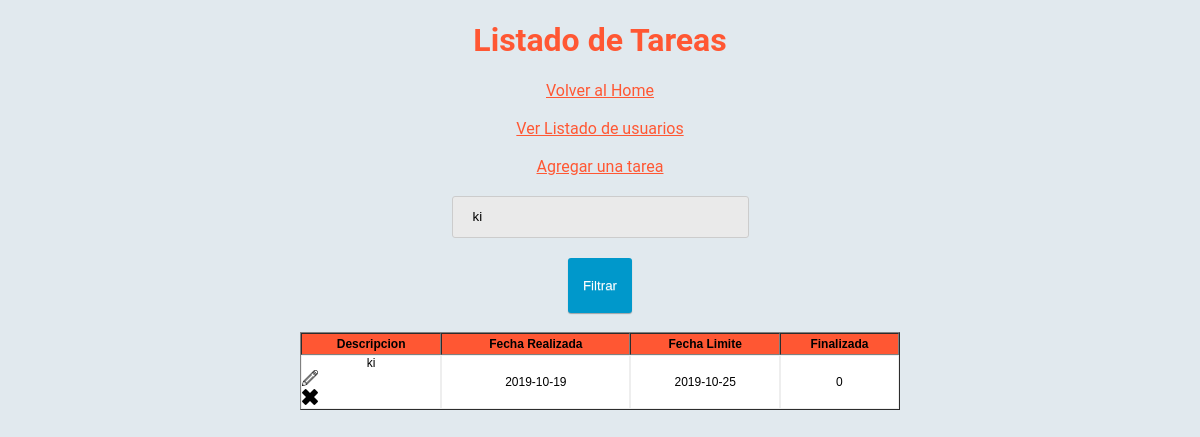
Page /mostrarTareasToDo.php?filtro=ki (signed in) on the committed database.
### tables this page shows
CREATE TABLE `lista_tareas` (
  `id` int(11) NOT NULL,
  `descripcion` varchar(50) NOT NULL,
  `fechaRealizada` date NOT NULL,
  `fechaLimite` date NOT NULL,
  `finalizada` tinyint(1) NOT NULL
);

### mostrarTareasToDo.php (the view, shortened to what this page needs)
<?php
$conexion = mysqli_connect("localhost","root","","todo") or die("no se establecio conexion");
$filtro= "";
if(isset($_GET["filtro"])){
	$filtro = $_GET["filtro"];
}
$sql ="select * from lista_tareas where descripcion like '%$filtro%' or fechaRealizada like '%$filtro%'
or fechaLimite like '%$filtro%' or finalizada like '%$filtro%' ";
$resultado = mysqli_query($conexion,$sql);
?>
<!DOCTYPE html>
<html lang="es">
<head>
	<link rel="stylesheet" type="text/css" href="assets/css/style.css">
</head>
<body>
	<h1 class="titulo">Listado de Tareas</h1>
	  <a href="index.php">
        Volver al Home
      </a>
      <br/>
      <br/>
      <a href="mostrarUsuarioToDo.php">
        Ver Listado de usuarios
      </a>
      <br/>
      <br/>
      <a href="agregarTareaToDo.php">
        Agregar una tarea
      </a>
	<form action="mostrarTareasToDo.php" class="sinfondo" method="get">
		<input type="text" name="filtro"
		placeholder="" value="<?php echo $filtro; ?>">
		<button type="submit" class="btn btn-green">Filtrar</button>
	</form>
	<table border="1 px solid" cellpadding="0" cellspacing="0" class="tabla">
	<tr class="modo1">
		<th>Descripcion</th>
		<th>Fecha Realizada</th>
		<th>Fecha Limite</th>
		<th>Finalizada</th>
	</tr>
<?php
	while($fila = mysqli_fetch_array($resultado)) {
		$id = $fila["id"];
		$descripcion = $fila["descripcion"];
		$fechaRealizada = $fila["fechaRealizada"];
		$fechaLimite = $fila["fechaLimite"];
		$finalizada = $fila["finalizada"];
		echo "<tr>";
		echo "<td>$descripcion <a href='editarTarea.php?id=$id&descripcion=$descripcion' target='_blank'><img src='img/editar.png'/></a><a href='borrarTarea.php?id=$id&descripcion=$descripcion' target='_blank'><img src='img/eliminar-cruz.png'/></a>
			</td>";
		echo "<td>$fechaRealizada</td>";
		echo "<td>$fechaLimite</td>";
		echo "<td>$finalizada</td>";
		echo "</tr>";
	}
?>
</table>
</body>
</html>

### assets/css/style.css (style rules this page uses)
body { margin: 0; padding: 0; font-family: 'Roboto', sans-serif; text-align: center; background-color: #e1e9ee; }
input[type="text"], input[type="password"], input[type="email"] { outline: none; padding: 20px; display: block; width: 255px; height: 0; border-radius: 3px; border: 1px solid #ccc; margin: 20px auto; }
a { color: #FF5733; }
.tabla { font-family: Verdana, Arial, Helvetica, sans-serif; font-size:12px; text-align: center; width: 600px; margin:0 auto; background-color: white; }
.tabla td { height: 20px; border: 1px solid #eee; }
.tabla td a { display: block; text-align: left; width: 50px; background-repeat: no-repeat; }
th { height: 20px; background-color: #FF5733; }
.sinfondo { background-color: transparent; }
input, textarea { border: 0; border-radius: 3px; padding: 5px; background-color: #EAEAEA; outline: none; width: 280px; }
.btn { border-radius: 3px; border: 0 none; display: inline-block; padding: 20px 15px; text-decoration: none; text-shadow: 0 1px 0 rgba(255,255,255,0.3); box-shadow: 0 1px 1px rgba(0,0,0,0.3); }
.btn-green { color: white; background-color: #0098cb; }
.titulo { text-align: center; color: #FF5733; }
button[type="submit"] { padding: 10px; color: #fff; background: #0098cb; width: 320px; margin: 20px auto; margin-top: 0; border: 1; border-radius: 3px; cursor: pointer; }
.tabla { font-family: Verdana, Arial, Helvetica, sans-serif; font-size:12px; text-align: center; width: 600px; margin-left: 100px; background-color: white; }
th { height: 20px; background-color: #00b8eb; }
.tabla { font-family: Verdana, Arial, Helvetica, sans-serif; font-size:12px; text-align: center; width: 600px; margin: 0 auto; background-color: white; }

### rows in the picture
lista_tareas: descripcion "ki", fechaRealizada "2019-10-19", fechaLimite "2019-10-25", finalizada "0"
